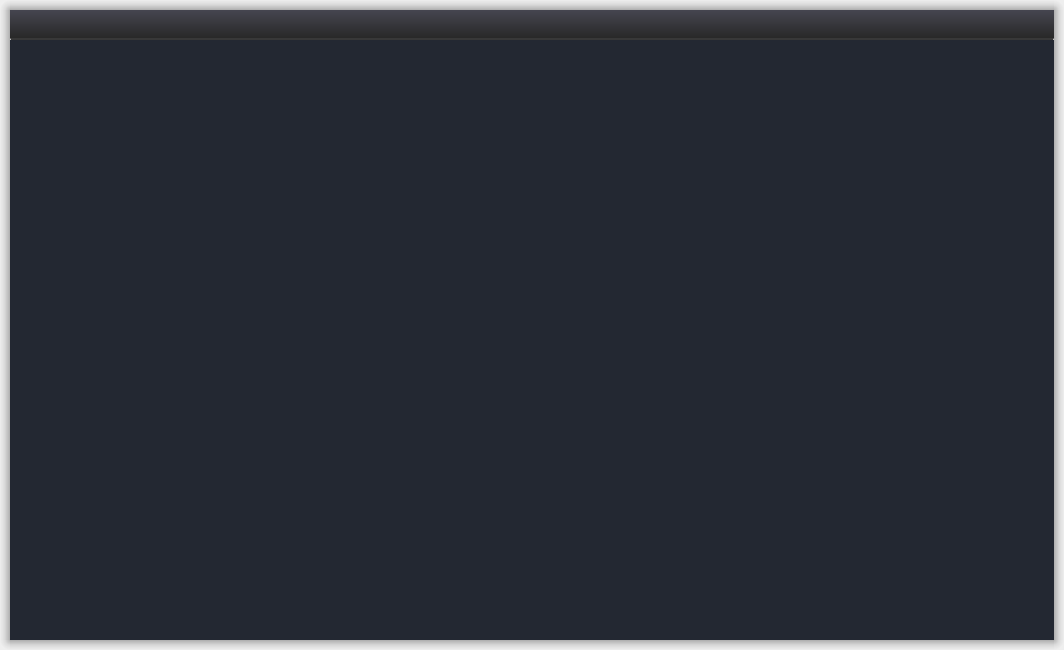
<?xml version="1.0" encoding="UTF-8"?>
<ui version="4.0">
 <class>Window</class>
 <widget class="QWidget" name="Window">
  <property name="geometry">
   <rect>
    <x>0</x>
    <y>0</y>
    <width>1064</width>
    <height>650</height>
   </rect>
  </property>
  <property name="minimumSize">
   <size>
    <width>630</width>
    <height>300</height>
   </size>
  </property>
  <property name="mouseTracking">
   <bool>true</bool>
  </property>
  <property name="styleSheet">
   <string notr="true">/*QToolTip {
	background-color: rgb(65, 65, 65);
	color: white;
	border: 1px solid gray;
}*/</string>
  </property>
  <layout class="QGridLayout" name="grid_Layout">
   <property name="leftMargin">
    <number>0</number>
   </property>
   <property name="topMargin">
    <number>0</number>
   </property>
   <property name="rightMargin">
    <number>0</number>
   </property>
   <property name="bottomMargin">
    <number>0</number>
   </property>
   <property name="spacing">
    <number>0</number>
   </property>
   <item row="4" column="0">
    <widget class="QWidget" name="leftBottomField" native="true">
     <property name="cursor">
      <cursorShape>SizeBDiagCursor</cursorShape>
     </property>
     <property name="styleSheet">
      <string notr="true">background-color: qradialgradient(cx:1, cy:0, radius:1, fx:1, fy:0, stop:0 rgba(0, 0, 0, 60), stop:0.5 rgba(0, 0, 0, 20), stop:1 transparent);</string>
     </property>
    </widget>
   </item>
   <item row="0" column="1">
    <widget class="QWidget" name="topField" native="true">
     <property name="cursor">
      <cursorShape>SizeVerCursor</cursorShape>
     </property>
     <property name="styleSheet">
      <string notr="true">background-color: qlineargradient(x1:0, y1:0, x2:0, y2:1, stop:0 transparent, stop:0.5 rgba(0, 0, 0, 25), stop:1 rgba(0, 0, 0, 70));</string>
     </property>
    </widget>
   </item>
   <item row="3" column="1">
    <widget class="QWidget" name="centralWidget" native="true">
     <property name="styleSheet">
      <string notr="true">#centralWidget {
	/*background-color: rgb(70, 70, 80);*/
	background-color: rgb(35, 40, 50);
}</string>
     </property>
     <layout class="QVBoxLayout" name="widgetLayout"/>
    </widget>
   </item>
   <item row="1" column="0" rowspan="3">
    <widget class="QWidget" name="leftField" native="true">
     <property name="cursor">
      <cursorShape>SizeHorCursor</cursorShape>
     </property>
     <property name="styleSheet">
      <string notr="true">background-color: qlineargradient(x1:0, y1:0, x2:1, y2:0, stop:0 transparent, stop:0.5 rgba(0, 0, 0, 25), stop:1 rgba(0, 0, 0, 70));</string>
     </property>
    </widget>
   </item>
   <item row="0" column="2">
    <widget class="QWidget" name="rightTopField" native="true">
     <property name="cursor">
      <cursorShape>SizeBDiagCursor</cursorShape>
     </property>
     <property name="styleSheet">
      <string notr="true">background-color: qradialgradient(cx:0, cy:1, radius:1, fx:0, fy:1, stop:0 rgba(0, 0, 0, 60), stop:0.5 rgba(0, 0, 0, 20), stop:1 transparent);</string>
     </property>
    </widget>
   </item>
   <item row="4" column="1">
    <widget class="QWidget" name="bottomField" native="true">
     <property name="cursor">
      <cursorShape>SizeVerCursor</cursorShape>
     </property>
     <property name="styleSheet">
      <string notr="true">background-color: qlineargradient(x1:0, y1:0, x2:0, y2:1, stop:0 rgba(0, 0, 0, 70), stop:0.5 rgba(0, 0, 0, 25), stop:1 transparent);</string>
     </property>
    </widget>
   </item>
   <item row="1" column="2" rowspan="3">
    <widget class="QWidget" name="rightField" native="true">
     <property name="cursor">
      <cursorShape>SizeHorCursor</cursorShape>
     </property>
     <property name="styleSheet">
      <string notr="true">background-color: qlineargradient(x1:0, y1:0, x2:1, y2:0, stop:0 rgba(0, 0, 0, 70), stop:0.5 rgba(0, 0, 0, 25), stop:1 transparent);</string>
     </property>
    </widget>
   </item>
   <item row="1" column="1">
    <widget class="QWidget" name="windowPanel" native="true">
     <property name="minimumSize">
      <size>
       <width>0</width>
       <height>28</height>
      </size>
     </property>
     <property name="maximumSize">
      <size>
       <width>16777215</width>
       <height>27</height>
      </size>
     </property>
     <property name="styleSheet">
      <string notr="true">#windowPanel {
	background-color: qlineargradient(spread:pad, x1:0, y1:0, x2:0, y2:1, stop: 0 rgb(70, 70, 80), stop: 1 rgb(40, 40, 40));
}</string>
     </property>
     <layout class="QHBoxLayout" name="horizontalLayout">
      <property name="spacing">
       <number>0</number>
      </property>
      <property name="leftMargin">
       <number>4</number>
      </property>
      <property name="topMargin">
       <number>0</number>
      </property>
      <property name="rightMargin">
       <number>0</number>
      </property>
      <property name="bottomMargin">
       <number>0</number>
      </property>
      <item>
       <widget class="QLabel" name="icon">
        <property name="minimumSize">
         <size>
          <width>26</width>
          <height>26</height>
         </size>
        </property>
        <property name="styleSheet">
         <string notr="true">padding-left: 5px;
padding-right: 5px;</string>
        </property>
        <property name="text">
         <string/>
        </property>
       </widget>
      </item>
      <item>
       <widget class="QLabel" name="title">
        <property name="font">
         <font>
          <pointsize>12</pointsize>
         </font>
        </property>
        <property name="styleSheet">
         <string notr="true">padding-left: 2px;
color: white</string>
        </property>
       </widget>
      </item>
      <item>
       <spacer name="horizontalSpacer">
        <property name="orientation">
         <enum>Qt::Horizontal</enum>
        </property>
        <property name="sizeHint" stdset="0">
         <size>
          <width>40</width>
          <height>20</height>
         </size>
        </property>
       </spacer>
      </item>
      <item>
       <widget class="QPushButton" name="hideButton">
        <property name="minimumSize">
         <size>
          <width>47</width>
          <height>26</height>
         </size>
        </property>
        <property name="toolTip">
         <string>Свернуть</string>
        </property>
        <property name="styleSheet">
         <string notr="true">QPushButton {
        background-color: rgba(0, 0, 0, 0);
        icon: url(:/images/hideButton.svg);
        border: none;
}
QPushButton:hover {
        background-color: rgba(255, 255, 255, 30);
}
QPushButton:pressed {
        background-color: rgba(255, 255, 255, 50)
}</string>
        </property>
        <property name="text">
         <string/>
        </property>
        <property name="iconSize">
         <size>
          <width>12</width>
          <height>12</height>
         </size>
        </property>
       </widget>
      </item>
      <item>
       <widget class="QPushButton" name="screenModeButton">
        <property name="minimumSize">
         <size>
          <width>47</width>
          <height>26</height>
         </size>
        </property>
        <property name="styleSheet">
         <string notr="true">QPushButton {
        background-color: rgba(0, 0, 0, 0);
        icon: url(:/images/fullScreenMode.svg);
        border: none;
}
QPushButton:hover {
        background-color: rgba(255, 255, 255, 30);
}
QPushButton:pressed {
        background-color: rgba(255, 255, 255, 50)
}
QPushButton:checked {
        background-color: rgba(0, 0, 0, 0);
        icon: url(:/images/normal_mode.png);
        border: none;
}
QPushButton:checked:hover {
        background-color: rgba(255, 255, 255, 30);
}
QPushButton:checked:pressed {
        background-color: rgba(255, 255, 255, 50)
}</string>
        </property>
        <property name="text">
         <string/>
        </property>
        <property name="iconSize">
         <size>
          <width>12</width>
          <height>12</height>
         </size>
        </property>
        <property name="checkable">
         <bool>true</bool>
        </property>
       </widget>
      </item>
      <item>
       <widget class="QPushButton" name="quitButton">
        <property name="minimumSize">
         <size>
          <width>47</width>
          <height>26</height>
         </size>
        </property>
        <property name="toolTip">
         <string>Закрыть</string>
        </property>
        <property name="styleSheet">
         <string notr="true">QPushButton {
	background-color: rgba(0, 0, 0, 0);
	icon: url(:/images/cross.svg);
	border: none;
}
QPushButton:hover {
	background-color: rgba(255, 0, 0, 180);
}
QPushButton:pressed {
	background-color: rgba(255, 100, 100, 220);
}</string>
        </property>
        <property name="text">
         <string/>
        </property>
        <property name="iconSize">
         <size>
          <width>12</width>
          <height>12</height>
         </size>
        </property>
       </widget>
      </item>
     </layout>
    </widget>
   </item>
   <item row="0" column="0">
    <widget class="QWidget" name="leftTopField" native="true">
     <property name="minimumSize">
      <size>
       <width>10</width>
       <height>10</height>
      </size>
     </property>
     <property name="maximumSize">
      <size>
       <width>10</width>
       <height>10</height>
      </size>
     </property>
     <property name="cursor">
      <cursorShape>SizeFDiagCursor</cursorShape>
     </property>
     <property name="styleSheet">
      <string notr="true">background-color: qradialgradient(cx:1, cy:1, radius:1, fx:1, fy:1, stop:0 rgba(0, 0, 0, 60), stop:0.5 rgba(0, 0, 0, 20), stop:1 transparent);</string>
     </property>
    </widget>
   </item>
   <item row="4" column="2">
    <widget class="QWidget" name="rightBottomField" native="true">
     <property name="minimumSize">
      <size>
       <width>10</width>
       <height>10</height>
      </size>
     </property>
     <property name="maximumSize">
      <size>
       <width>10</width>
       <height>10</height>
      </size>
     </property>
     <property name="cursor">
      <cursorShape>SizeFDiagCursor</cursorShape>
     </property>
     <property name="styleSheet">
      <string notr="true">background-color: qradialgradient(cx:0, cy:0, radius:1, fx:0, fy:0, stop:0 rgba(0, 0, 0, 60), stop:0.5 rgba(0, 0, 0, 20), stop:1 transparent);</string>
     </property>
    </widget>
   </item>
   <item row="2" column="1">
    <widget class="Line" name="line">
     <property name="maximumSize">
      <size>
       <width>16777215</width>
       <height>2</height>
      </size>
     </property>
     <property name="styleSheet">
      <string notr="true">border-top: 2px solid rgb(56, 56, 56)</string>
     </property>
     <property name="orientation">
      <enum>Qt::Horizontal</enum>
     </property>
    </widget>
   </item>
  </layout>
 </widget>
 <resources/>
 <connections/>
</ui>
